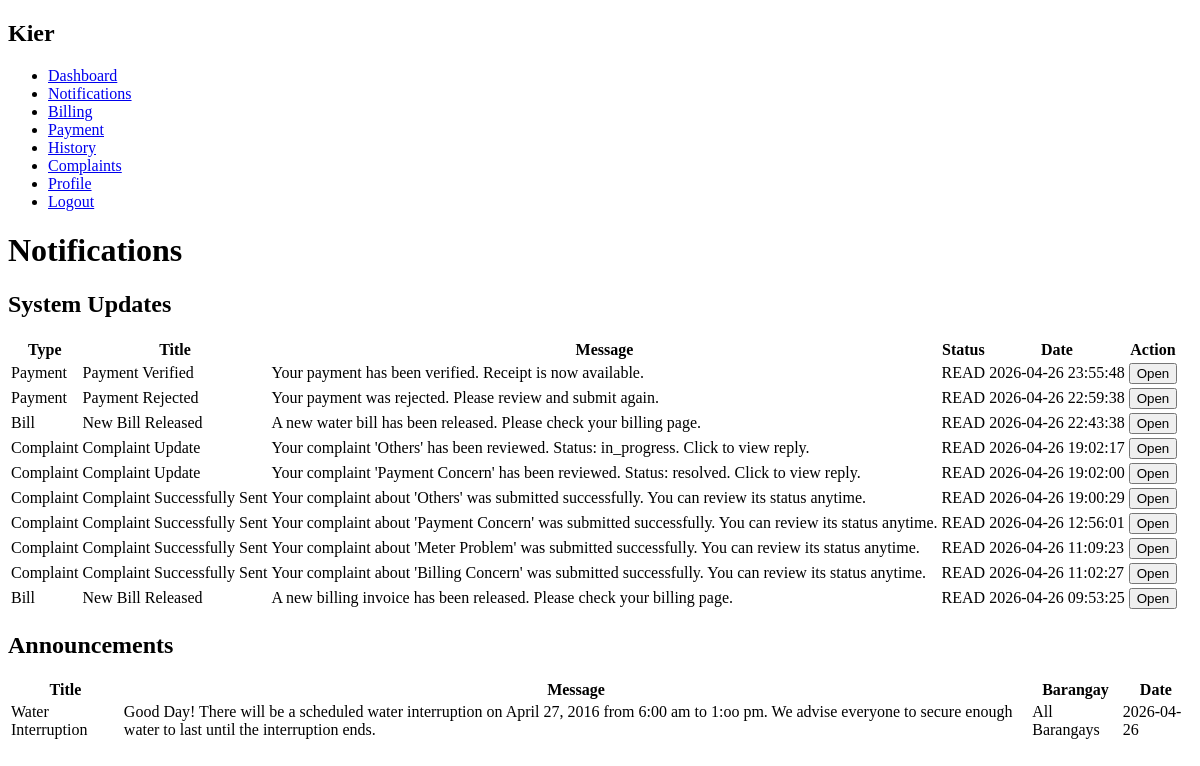
/user_notifications.php (signed in), run on the app's committed database.
### tables this page shows
CREATE TABLE `users` (
  `id` int(11) NOT NULL,
  `first_name` varchar(50) DEFAULT NULL,
  `last_name` varchar(50) DEFAULT NULL,
  `email` varchar(100) DEFAULT NULL,
  `contact_no` varchar(20) DEFAULT NULL,
  `password` varchar(255) DEFAULT NULL,
  `role` enum('user','admin','accountant','agent') DEFAULT 'user',
  `meter_number` varchar(50) DEFAULT NULL,
  `barangay` varchar(100) DEFAULT NULL,
  `street` varchar(100) DEFAULT NULL,
  `status` enum('active','inactive') DEFAULT 'active',
  `created_at` timestamp NOT NULL DEFAULT current_timestamp(),
  `user_code` varchar(50) DEFAULT NULL,
  `avatar` varchar(255) DEFAULT 'default.png'
);

CREATE TABLE `notifications` (
  `id` int(11) NOT NULL,
  `user_id` int(11) DEFAULT NULL,
  `role_target` varchar(50) DEFAULT 'admin',
  `title` varchar(150) DEFAULT NULL,
  `message` text DEFAULT NULL,
  `status` enum('unread','read') DEFAULT 'unread',
  `created_at` timestamp NOT NULL DEFAULT current_timestamp(),
  `type` varchar(50) DEFAULT NULL,
  `link` varchar(255) DEFAULT NULL
);

CREATE TABLE `announcements` (
  `id` int(11) NOT NULL,
  `title` varchar(150) DEFAULT NULL,
  `message` text DEFAULT NULL,
  `barangay` varchar(100) DEFAULT NULL,
  `target_type` enum('everyone','barangay') DEFAULT 'everyone',
  `posted_by` int(11) DEFAULT NULL,
  `announcement_date` date DEFAULT NULL,
  `created_at` timestamp NOT NULL DEFAULT current_timestamp()
);

### user_notifications.php (the view, shortened to what this page needs)
<?php
include "db.php";
$user_id = $_SESSION['user_id'];
$user = $conn->query("SELECT * FROM users WHERE id='$user_id'")->fetch_assoc();
$system_notifications = $conn->query("
    SELECT * FROM notifications
    WHERE user_id='$user_id' AND role_target='user'
    ORDER BY created_at DESC
");
$announcements = $conn->query("
    SELECT * FROM announcements
    WHERE target_type='everyone'
    OR (target_type='barangay' AND barangay='{$user['barangay']}')
    ORDER BY created_at DESC
");
?>
<!DOCTYPE html>
<html>
<head>
    <link rel="stylesheet" href="dashboard.css">
</head>
<body>
    <div class="layout">
        <div class="sidebar">
            <h2><?php echo $user['first_name']; ?></h2>
            <ul>
                <li><a href="user_dashboard.php">Dashboard</a></li>
                <li><a href="user_notifications.php">Notifications</a></li>
                <li><a href="user_billing.php">Billing</a></li>
                <li><a href="user_payments.php">Payment</a></li>
                <li><a href="user_history.php">History</a></li>
                <li><a href="user_complaints.php">Complaints</a></li>
                <li><a href="profile.php">Profile</a></li>
                <li><a href="logout.php">Logout</a></li>
            </ul>
        </div>
        <div class="main">
            <h1>Notifications</h1>
            <h2>System Updates</h2>
            <?php if($system_notifications->num_rows > 0): ?>
            <table>
                <tr>
                    <th>Type</th>
                    <th>Title</th>
                    <th>Message</th>
                    <th>Status</th>
                    <th>Date</th>
                    <th>Action</th>
                </tr>
                <?php while($n = $system_notifications->fetch_assoc()): ?>
                <tr style="<?php echo ($n['status']=='unread') ? 'background:#eef8fc;' : ''; ?>">
                    <td>
                        <?php
                        if($n['type'] == "payment"){
                            echo "Payment";
                        } elseif($n['type'] == "bill"){
                            echo "Bill";
                        } elseif($n['type'] == "complaint"){
                            echo "Complaint";
                        } else {
                            echo "Notice";
                        }
                        ?>
                    </td>
                    <td><?php echo $n['title']; ?></td>
                    <td><?php echo $n['message']; ?></td>
                    <td><?php echo strtoupper($n['status']); ?></td>
                    <td><?php echo $n['created_at']; ?></td>
                    <td>
                        <a href="?read=<?php echo $n['id']; ?>">
                            <button type="button">
                                <?php echo ($n['status'] == "unread") ? "Open / Mark Read" : "Open"; ?>
                            </button>
                        </a>
                    </td>
                </tr>
                <?php endwhile; ?>
            </table>
            <?php else: ?>
            <p>No system notifications yet.</p>
            <?php endif; ?>
            <h2>Announcements</h2>
            <?php if($announcements->num_rows > 0): ?>
            <table>
                <tr>
                    <th>Title</th>
                    <th>Message</th>
                    <th>Barangay</th>
                    <th>Date</th>
                </tr>
                <?php while($a = $announcements->fetch_assoc()): ?>
                <tr>
                    <td><?php echo $a['title']; ?></td>
                    <td><?php echo $a['message']; ?></td>
                    <td>
                        <?php echo ($a['target_type'] == "everyone") ? "All Barangays" : $a['barangay']; ?>
                    </td>
                    <td><?php echo $a['announcement_date']; ?></td>
                </tr>
                <?php endwhile; ?>
            </table>
            <?php else: ?>
            <p>No announcements yet.</p>
            <?php endif; ?>
        </div>
    </div>
</body>
</html>

### data on the page
users: first_name "Kier"
notifications: type "Payment", title "Payment Verified", message "Your payment has been verified. Receipt is now available.", status "READ", created_at "2026-04-26 23:55:48", shows "Open"
notifications: type "Payment", title "Payment Rejected", message "Your payment was rejected. Please review and submit again.", status "READ", created_at "2026-04-26 22:59:38", shows "Open"
notifications: type "Bill", title "New Bill Released", message "A new water bill has been released. Please check your billing page.", status "READ", created_at "2026-04-26 22:43:38", shows "Open"
notifications: type "Complaint", title "Complaint Update", message "Your complaint 'Others' has been reviewed. Status: in_progress. Click to view reply.", status "READ", created_at "2026-04-26 19:02:17", shows "Open"
notifications: type "Complaint", title "Complaint Update", message "Your complaint 'Payment Concern' has been reviewed. Status: resolved. Click to view reply.", status "READ", created_at "2026-04-26 19:02:00", shows "Open"
notifications: type "Complaint", title "Complaint Successfully Sent", message "Your complaint about 'Others' was submitted successfully. You can review its status anytime.", status "READ", created_at "2026-04-26 19:00:29", shows "Open"
notifications: type "Complaint", title "Complaint Successfully Sent", message "Your complaint about 'Payment Concern' was submitted successfully. You can review its status anytime.", status "READ", created_at "2026-04-26 12:56:01", shows "Open"
notifications: type "Complaint", title "Complaint Successfully Sent", message "Your complaint about 'Meter Problem' was submitted successfully. You can review its status anytime.", status "READ", created_at "2026-04-26 11:09:23", shows "Open"
notifications: type "Complaint", title "Complaint Successfully Sent", message "Your complaint about 'Billing Concern' was submitted successfully. You can review its status anytime.", status "READ", created_at "2026-04-26 11:02:27", shows "Open"
notifications: type "Bill", title "New Bill Released", message "A new billing invoice has been released. Please check your billing page.", status "READ", created_at "2026-04-26 09:53:25", shows "Open"
announcements: title "Water Interruption", message "Good Day! There will be a scheduled water interruption on April 27, 2016 from 6:00 am to 1:oo pm. We advise everyone to secure enough water to last until the interruption ends.", target_type "All Barangays", announcement_date "2026-04-26"
